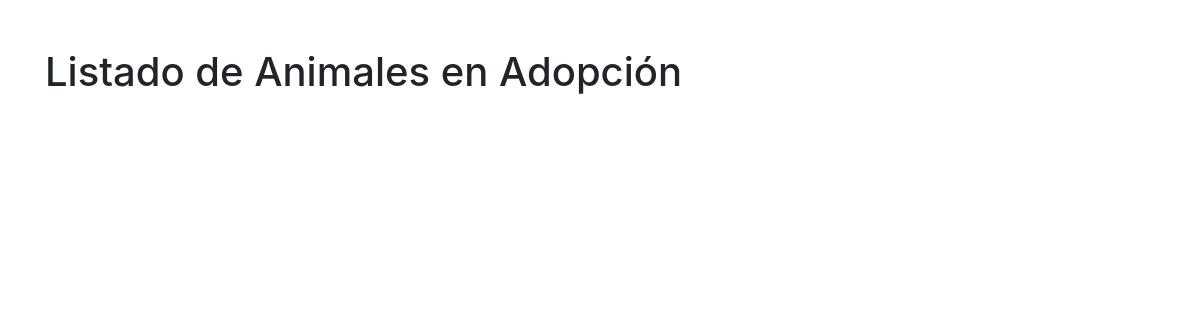
Page /listado_mascotas/ on the earlier database version.
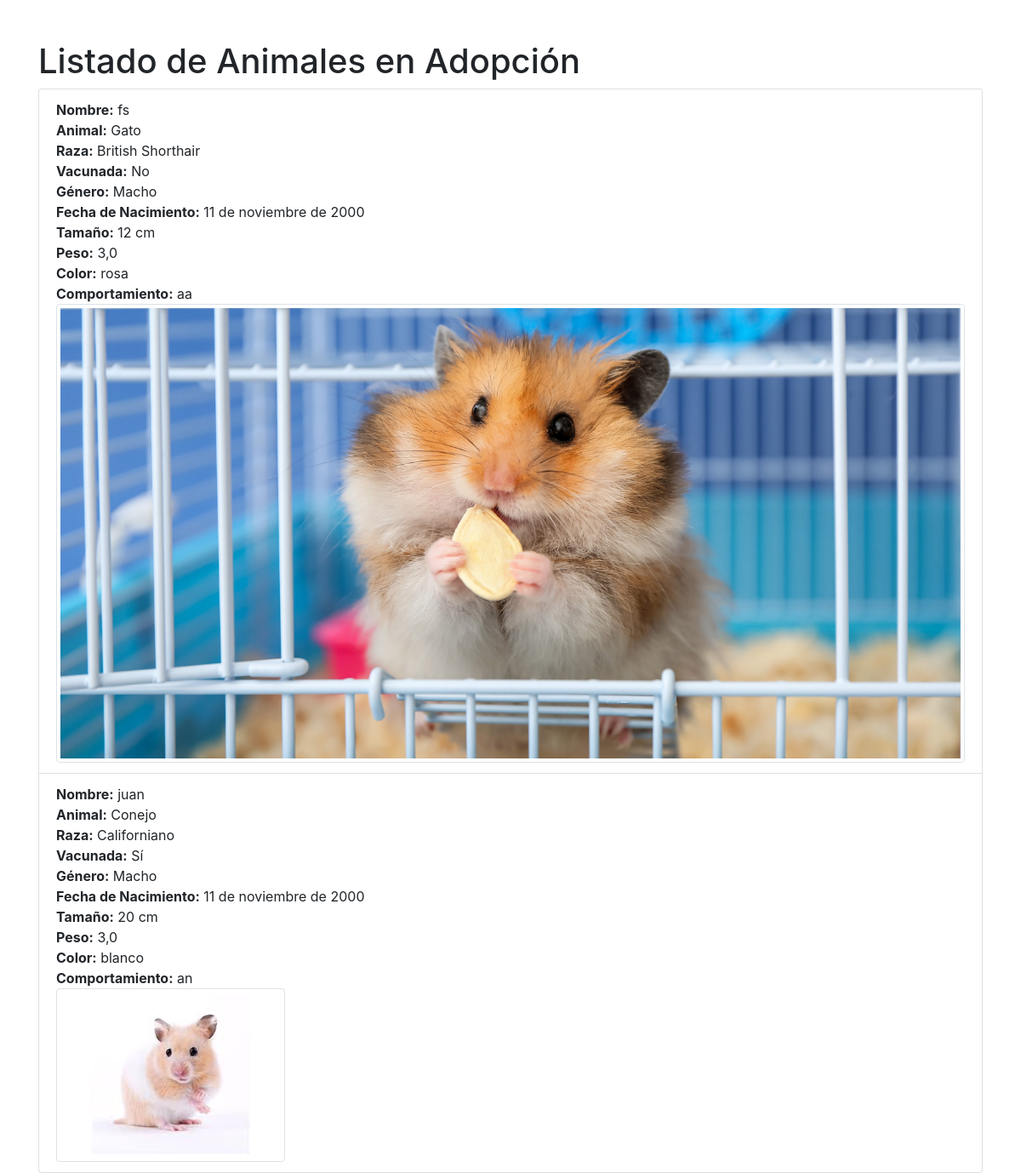
Same page on the later database version.
### mascotas/models.py (models this page shows, shortened)
class Mascota(models.Model):
    PERRO = 'Perro'
    GATO = 'Gato'
    CONEJO = 'Conejo'
    HAMSTER = 'Hamster'
    ANIMAL_CHOICES = [
        (PERRO, 'Perro'),
        (GATO, 'Gato'),
        (CONEJO, 'Conejo'),
        (HAMSTER, 'Hamster'),
    ]
    RAZA_CHOICES = {
        'Perro': [
            ('Chihuahua', 'Chihuahua'),
            ('Labrador', 'Labrador'),
            ('Salchicha (Dachshund)', 'Salchicha (Dachshund)'),
            ('Dálmata', 'Dálmata'),
            ('Bulldog', 'Bulldog'),
            ('Pastor Alemán', 'Pastor Alemán'),
            ('Golden Retriever', 'Golden Retriever'),
            ('Caniche', 'Caniche'),
            ('Boxer', 'Boxer'),
            ('Husky Siberiano', 'Husky Siberiano'),
        ],
        'Gato': [
            ('Siames', 'Siames'),
            ('Persa', 'Persa'),
            ('Maine Coon', 'Maine Coon'),
            ('Bengal', 'Bengal'),
            ('Sphynx', 'Sphynx'),
            ('Ragdoll', 'Ragdoll'),
            ('British Shorthair', 'British Shorthair'),
            ('Abyssinian', 'Abyssinian'),
            ('Scottish Fold', 'Scottish Fold'),
            ('Burmese', 'Burmese'),
        ],
        'Conejo': [
            ('Holandes', 'Holandes'),
            ('Enano Holandes', 'Enano Holandes'),
            ('Cabeza de León', 'Cabeza de León'),
            ('Jersey Wooly', 'Jersey Wooly'),
            ('Rex', 'Rex'),
            ('Mini Rex', 'Mini Rex'),
            ('Californiano', 'Californiano'),
            ('Holland Lop', 'Holland Lop'),
            ('Flemish Giant', 'Flemish Giant'),
            ('Mini Lop', 'Mini Lop'),
        ],
        'Hamster': [
            ('Dorado', 'Dorado'),
            ('Sirio', 'Sirio'),
            ('Roborovski', 'Roborovski'),
            ('Campbell', 'Campbell'),
            ('Chino', 'Chino'),
        ],
    }
    id_mascotas = models.AutoField(primary_key=True)
    rut_usuario = models.ForeignKey('mascotas.Usuario', related_name='mascotas', on_delete=models.CASCADE)
    nombre_m = models.CharField(max_length=100)
    animal_m = models.CharField(max_length=20, choices=ANIMAL_CHOICES)
    raza_m = models.CharField(max_length=50)
    genero_m = models.CharField(max_length=10, choices=[('Macho', 'Macho'), ('Hembra', 'Hembra')], default='Macho')
    vacuna_m = models.BooleanField(default=False)
    fecha_nac_m = models.DateField()
    peso_m = models.FloatField()
    tamaño_m = models.CharField(max_length=20)
    color_m = models.CharField(max_length=50)
    comportamiento_m = models.TextField()
    imagen = models.ImageField(upload_to='uploads', blank=True, null=True)
    imagen2 = models.ImageField(upload_to='uploads', blank=True, null=True)
    class Meta:
        app_label = 'mascotas'

### mascotas/views.py (the view)
# urls.py: path('listado_mascotas/', views.listado_mascotas, name='listado_mascotas'),
def listado_mascotas(request):
    mascotas_disponibles = Mascota.objects.exclude(id_mascotas__in=MascotaAdoptada.objects.values('mascota')).order_by('-fecha_nac_m')
    es_admin = request.user.is_authenticated and request.user.is_staff
    return render(request, 'listado_mascotas.html', {'mascotas': mascotas_disponibles, 'es_admin': es_admin})

### mascotas/templates/listado_mascotas.html (shortened to what this page needs)
<!DOCTYPE html>
<html lang="es">
<head>
    <link rel="stylesheet" href="https://stackpath.bootstrapcdn.com/bootstrap/4.5.2/css/bootstrap.min.css">
</head>
<body class="container mt-5">
    <h1>Listado de Animales en Adopción</h1>
    <ul class="list-group">
        {% for mascota in mascotas %}
            <li class="list-group-item">
                <strong>Nombre:</strong> {{ mascota.nombre_m }}<br>
                <strong>Animal:</strong> {{ mascota.animal_m }}<br>
                <strong>Raza:</strong> {{ mascota.raza_m }}<br>
                <strong>Vacunada:</strong> {% if mascota.vacuna_m %}Sí{% else %}No{% endif %}<br>
                <strong>Género:</strong> {{ mascota.genero_m }}<br>
                <strong>Fecha de Nacimiento:</strong> {{ mascota.fecha_nac_m }}<br>
                <strong>Tamaño:</strong> {{ mascota.tamaño_m }}<br>
                <strong>Peso:</strong> {{ mascota.peso_m }}<br>
                <strong>Color:</strong> {{ mascota.color_m }}<br>
                <strong>Comportamiento:</strong> {{ mascota.comportamiento_m }}<br>
                {% if mascota.imagen %}
                    <a href="#" data-toggle="modal" data-target="#imagenModal{{ mascota.id_mascotas }}_1">
                        <img src="{{ mascota.imagen.url }}" alt="Imagen 1 de {{ mascota.nombre_m }}" class="img-thumbnail">
                    </a>
                {% endif %}
            </li>
        {% endfor %}
    </ul>
</body>
</html>

Differences in the rows shown:
added Mascota: nombre_m "fs", animal_m "Gato", raza_m "British Shorthair", vacuna_m "No", genero_m "Macho", fecha_nac_m "11 de noviembre de 2000", tamaño_m "12 cm", peso_m "3,0", color_m "rosa", comportamiento_m "aa", imagen (picture)
added Mascota: nombre_m "juan", animal_m "Conejo", raza_m "Californiano", vacuna_m "Sí", genero_m "Macho", fecha_nac_m "11 de noviembre de 2000", tamaño_m "20 cm", peso_m "3,0", color_m "blanco", comportamiento_m "an", imagen (picture)
